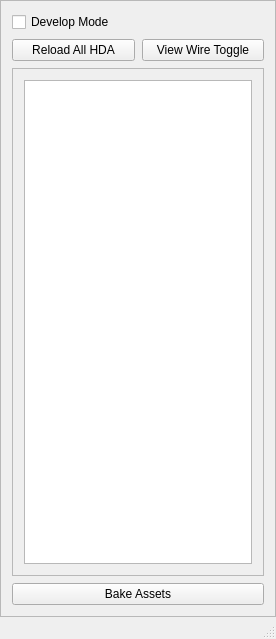
<?xml version="1.0" encoding="UTF-8"?>
<ui version="4.0">
 <class>MainWindow</class>
 <widget class="QMainWindow" name="MainWindow">
  <property name="geometry">
   <rect>
    <x>0</x>
    <y>0</y>
    <width>276</width>
    <height>639</height>
   </rect>
  </property>
  <property name="windowTitle">
   <string>MainWindow</string>
  </property>
  <widget class="QWidget" name="centralwidget">
   <layout class="QVBoxLayout" name="verticalLayout_2">
    <property name="spacing">
     <number>0</number>
    </property>
    <property name="leftMargin">
     <number>0</number>
    </property>
    <property name="topMargin">
     <number>0</number>
    </property>
    <property name="rightMargin">
     <number>0</number>
    </property>
    <property name="bottomMargin">
     <number>0</number>
    </property>
    <item>
     <layout class="QVBoxLayout" name="verticalLayout">
      <property name="spacing">
       <number>7</number>
      </property>
      <item>
       <widget class="QFrame" name="frame">
        <property name="frameShape">
         <enum>QFrame::StyledPanel</enum>
        </property>
        <property name="frameShadow">
         <enum>QFrame::Raised</enum>
        </property>
        <layout class="QVBoxLayout" name="verticalLayout_5">
         <property name="spacing">
          <number>7</number>
         </property>
         <property name="leftMargin">
          <number>11</number>
         </property>
         <property name="topMargin">
          <number>11</number>
         </property>
         <property name="rightMargin">
          <number>11</number>
         </property>
         <property name="bottomMargin">
          <number>11</number>
         </property>
         <item>
          <widget class="QCheckBox" name="developModeCheckBox">
           <property name="text">
            <string>Develop Mode</string>
           </property>
          </widget>
         </item>
         <item>
          <layout class="QHBoxLayout" name="horizontalLayout">
           <item>
            <widget class="QPushButton" name="reloadAllHDAPushButton">
             <property name="text">
              <string>Reload All HDA</string>
             </property>
            </widget>
           </item>
           <item>
            <widget class="QPushButton" name="viewWireTogglePushButton">
             <property name="text">
              <string>View Wire Toggle</string>
             </property>
            </widget>
           </item>
          </layout>
         </item>
         <item>
          <widget class="QFrame" name="frame_2">
           <property name="frameShape">
            <enum>QFrame::StyledPanel</enum>
           </property>
           <property name="frameShadow">
            <enum>QFrame::Raised</enum>
           </property>
           <property name="lineWidth">
            <number>0</number>
           </property>
           <layout class="QVBoxLayout" name="verticalLayout_4">
            <property name="leftMargin">
             <number>11</number>
            </property>
            <property name="topMargin">
             <number>11</number>
            </property>
            <property name="rightMargin">
             <number>11</number>
            </property>
            <property name="bottomMargin">
             <number>11</number>
            </property>
            <item>
             <widget class="QListWidget" name="listHDAListWidget"/>
            </item>
           </layout>
          </widget>
         </item>
         <item>
          <widget class="QPushButton" name="bakeAssetPushButton">
           <property name="text">
            <string>Bake Assets</string>
           </property>
          </widget>
         </item>
        </layout>
       </widget>
      </item>
     </layout>
    </item>
   </layout>
  </widget>
  <widget class="QMenuBar" name="menubar">
   <property name="geometry">
    <rect>
     <x>0</x>
     <y>0</y>
     <width>276</width>
     <height>26</height>
    </rect>
   </property>
  </widget>
  <widget class="QStatusBar" name="statusbar"/>
 </widget>
 <resources/>
 <connections/>
</ui>
